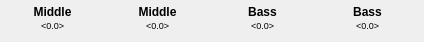
   <widget class="QWidget" name="valPage22">
    <widget class="QLabel" name="val16">
     <property name="geometry">
      <rect>
       <x>320</x>
       <y>18</y>
       <width>95</width>
       <height>15</height>
      </rect>
     </property>
     <property name="font">
      <font>
       <family>Ubuntu</family>
       <pointsize>7</pointsize>
       <kerning>false</kerning>
      </font>
     </property>
     <property name="text">
      <string>&lt;0.0&gt;</string>
     </property>
     <property name="alignment">
      <set>Qt::AlignCenter</set>
     </property>
    </widget>
    <widget class="QLabel" name="val13Title">
     <property name="geometry">
      <rect>
       <x>5</x>
       <y>4</y>
       <width>95</width>
       <height>15</height>
      </rect>
     </property>
     <property name="font">
      <font>
       <family>Ubuntu</family>
       <weight>75</weight>
       <bold>true</bold>
       <kerning>false</kerning>
      </font>
     </property>
     <property name="styleSheet">
      <string notr="true"/>
     </property>
     <property name="frameShape">
      <enum>QFrame::NoFrame</enum>
     </property>
     <property name="text">
      <string>Middle</string>
     </property>
     <property name="alignment">
      <set>Qt::AlignCenter</set>
     </property>
     <property name="margin">
      <number>0</number>
     </property>
    </widget>
    <widget class="QLabel" name="val13">
     <property name="geometry">
      <rect>
       <x>5</x>
       <y>18</y>
       <width>95</width>
       <height>15</height>
      </rect>
     </property>
     <property name="font">
      <font>
       <family>Ubuntu</family>
       <pointsize>7</pointsize>
       <kerning>false</kerning>
      </font>
     </property>
     <property name="text">
      <string>&lt;0.0&gt;</string>
     </property>
     <property name="alignment">
      <set>Qt::AlignCenter</set>
     </property>
    </widget>
    <widget class="QLabel" name="val14">
     <property name="geometry">
      <rect>
       <x>110</x>
       <y>18</y>
       <width>95</width>
       <height>15</height>
      </rect>
     </property>
     <property name="font">
      <font>
       <family>Ubuntu</family>
       <pointsize>7</pointsize>
       <kerning>false</kerning>
      </font>
     </property>
     <property name="text">
      <string>&lt;0.0&gt;</string>
     </property>
     <property name="alignment">
      <set>Qt::AlignCenter</set>
     </property>
    </widget>
    <widget class="QLabel" name="val15">
     <property name="geometry">
      <rect>
       <x>215</x>
       <y>18</y>
       <width>95</width>
       <height>15</height>
      </rect>
     </property>
     <property name="font">
      <font>
       <family>Ubuntu</family>
       <pointsize>7</pointsize>
       <kerning>false</kerning>
      </font>
     </property>
     <property name="text">
      <string>&lt;0.0&gt;</string>
     </property>
     <property name="alignment">
      <set>Qt::AlignCenter</set>
     </property>
    </widget>
    <widget class="QLabel" name="val16Title">
     <property name="geometry">
      <rect>
       <x>320</x>
       <y>4</y>
       <width>95</width>
       <height>15</height>
      </rect>
     </property>
     <property name="font">
      <font>
       <family>Ubuntu</family>
       <weight>75</weight>
       <bold>true</bold>
       <kerning>false</kerning>
      </font>
     </property>
     <property name="styleSheet">
      <string notr="true"/>
     </property>
     <property name="frameShape">
      <enum>QFrame::NoFrame</enum>
     </property>
     <property name="text">
      <string>Bass</string>
     </property>
     <property name="alignment">
      <set>Qt::AlignCenter</set>
     </property>
     <property name="margin">
      <number>0</number>
     </property>
    </widget>
    <widget class="QLabel" name="val14Title">
     <property name="geometry">
      <rect>
       <x>110</x>
       <y>4</y>
       <width>95</width>
       <height>15</height>
      </rect>
     </property>
     <property name="font">
      <font>
       <family>Ubuntu</family>
       <weight>75</weight>
       <bold>true</bold>
       <kerning>false</kerning>
      </font>
     </property>
     <property name="styleSheet">
      <string notr="true"/>
     </property>
     <property name="frameShape">
      <enum>QFrame::NoFrame</enum>
     </property>
     <property name="text">
      <string>Middle</string>
     </property>
     <property name="alignment">
      <set>Qt::AlignCenter</set>
     </property>
     <property name="margin">
      <number>0</number>
     </property>
    </widget>
    <widget class="QLabel" name="val15Title">
     <property name="geometry">
      <rect>
       <x>215</x>
       <y>4</y>
       <width>95</width>
       <height>15</height>
      </rect>
     </property>
     <property name="font">
      <font>
       <family>Ubuntu</family>
       <weight>75</weight>
       <bold>true</bold>
       <kerning>false</kerning>
      </font>
     </property>
     <property name="styleSheet">
      <string notr="true"/>
     </property>
     <property name="frameShape">
      <enum>QFrame::NoFrame</enum>
     </property>
     <property name="text">
      <string>Bass</string>
     </property>
     <property name="alignment">
      <set>Qt::AlignCenter</set>
     </property>
     <property name="margin">
      <number>0</number>
     </property>
    </widget>
   </widget>
